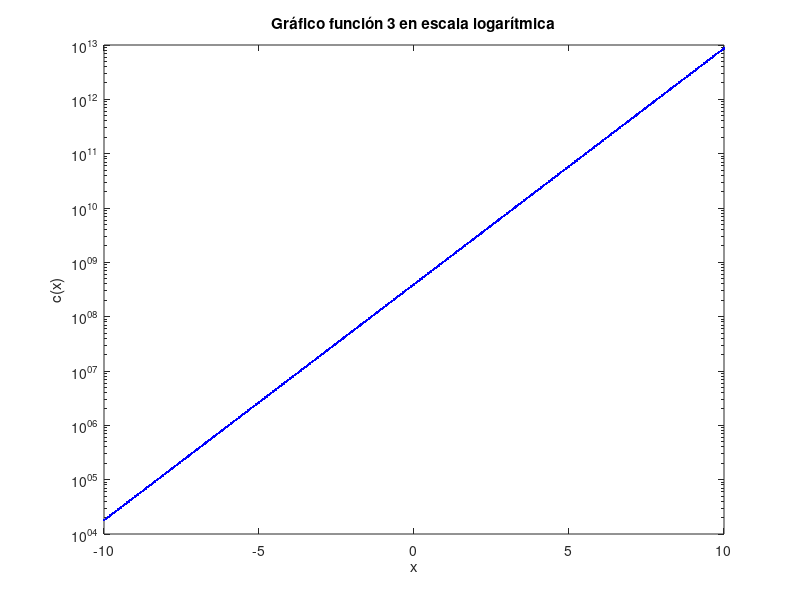

Here is the MATLAB script that generated this plot:
%Rango de valores
x = 0:0.01:15*pi

%Función 1

f1 = 8*(log(4*x + 12)/log(5))

%Función 2

f2 = sin(6)*((log(x+9)/log(2))) + cos(7*(log(4*x+32)/log(6)))


%Gráfico función 1
plot(x,f1, 'r *')
title('Gráfico función 1')
xlabel('x')
ylabel('a(x)')

%Gráfico función 2
plot(x,f2, 'g +')
title('Gráfico función 2')
xlabel('x')
ylabel('b(x)')


%Gráfico en conjunto

hold on 

plot(x,f1, 'r *')
plot(x,f2, 'g +')
title('Gráfico 1 y 2')
xlabel('x')
ylabel('y(x)')
legend('a(x)','b(x)')

hold off

%Función 3

x2 = -10:0.05:10
f3 = 6*exp(x2+18)

%Gráfico normal f3 
plot(x2,f3, 'b .')
title('Gráfico función 3')
xlabel('x')
ylabel('c(x)')


%Gráfico función 3 escala logarítmica 
semilogy(x2,f3, 'b .')
title ( 'Gráfico función 3 en escala logarítmica' );
xlabel('x')
ylabel('c(x)')